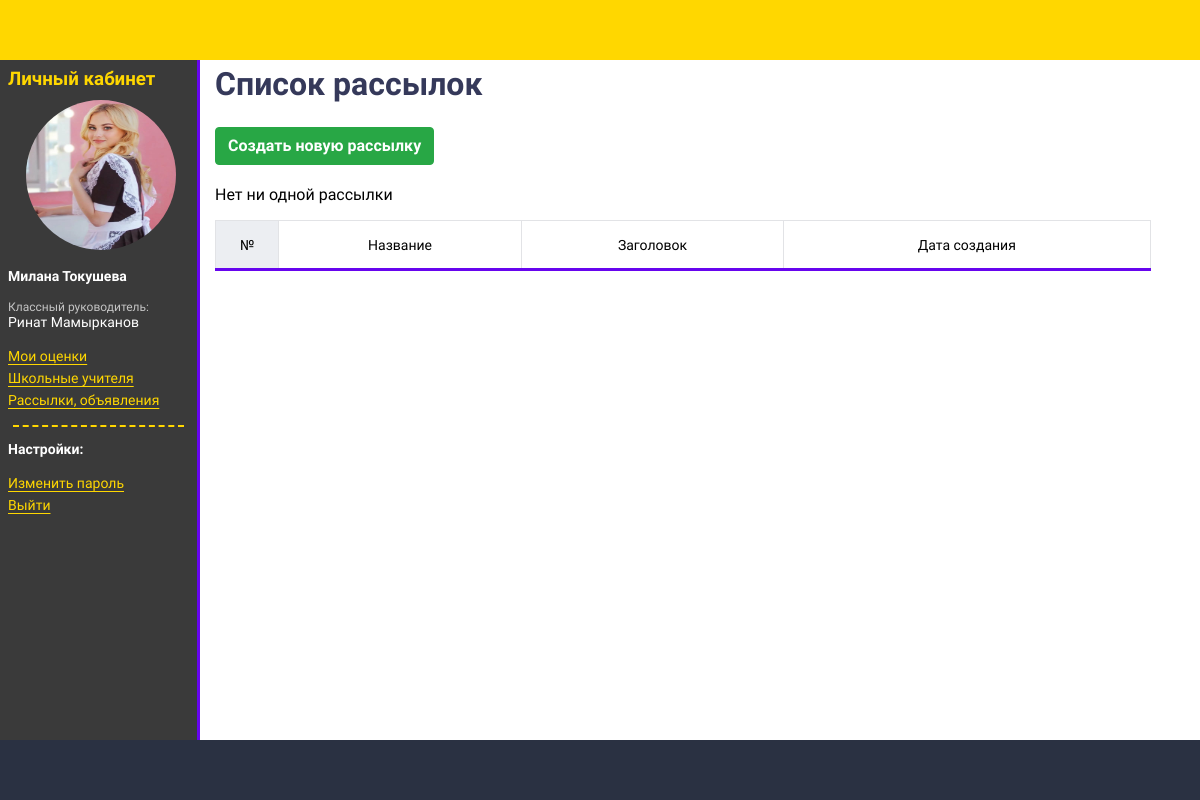
Screenshot of /mailing/ (signed in) with the database file from the repository.
### people/models.py (models this page shows, shortened)
class User(AbstractUser):
    face_id = models.IntegerField(primary_key=True)
    middle_name = models.CharField('Отчество', max_length=130)
    sex = models.CharField('Пол', choices=GENDER_CHOICES, max_length=1)
    birth_date = models.DateField('Дата рождения', blank=True, null=True)
    photo = models.ImageField(upload_to='people/', default='static/img/default-user.png', blank=True)
    description = models.TextField('Характеристика')
    user_status = models.CharField('Статус пользователя', choices=USER_STATUS_CHOICES, max_length=15)
    updated = models.DateField('Дата обновления', auto_now=True)
    USERNAME_FIELD = 'username'
    REQUIRED_FIELDS = ['email']
    objects = UserManager()
    class Meta:
        verbose_name = 'Пользователь'
        verbose_name_plural = 'Пользователи'

### mailing/views.py (the view)
# urls.py: path('', MailingListView.as_view(), name='mailing_list'),
class MailingListView(LoginRequiredMixin, ListView):
    template_name = 'mailing/mailing_list.html'
    context_object_name = 'mailings'
    def get_queryset(self):
        queryset = Mailing.objects.filter(from_user=self.request.user)
        return queryset

### journal/templatetags/sidebar.py (called while the page is built)
@register.inclusion_tag('people/tpl/student_sidebar_tpl.html', name='student_sidebar')
def student_sidebar(user):
    group_student = User.objects.select_related('student__group').get(pk=user.face_id)
    user_group_manager = User.objects.select_related('teacher')\
        .get(teacher__group_manager=group_student.student.group_id)
    return {'user': user, 'user_group_manager': user_group_manager}

### mailing/templates/mailing/mailing_list.html (shortened to what this page needs)
{% extends "base.html" %}
{% block content %}
    <h1>Список рассылок</h1>
    <p><a class="btn btn-success" href="{% url 'mailing_create' %}">Создать новую рассылку</a></p>
    <table class="table-journal">
        <thead>
        <tr>
            <th>№</th>
            <th>Название</th>
            <th>Заголовок</th>
            <th>Дата создания</th>
        </tr>
        </thead>
        <tbody>
        {% for mailing in mailings %}
            <tr>
                <td>
                    {{ forloop.counter }}
                </td>
                <td>
                    <p><a href="{{ mailing.get_absolute_url }}">{{ mailing.name }}</a></p>
                </td>
                <td>
                    <p>{{ mailing.subject }}</p>
                </td>
                <td><p>{{ mailing.created }}</p></td>
            </tr>
        {% empty %}
            <p>Нет ни одной рассылки</p>
        {% endfor %}
        </tbody>
    </table>
{% endblock %}

### people/templates/people/tpl/student_sidebar_tpl.html
{% block sidebar %}
    <h3>Личный кабинет</h3>
    <img class="user-avatar" src="{{ user.photo.url }}" alt="{{ user.get_full_name }}">
    <p><b>{{ user.get_full_name }}</b></p>
    <p><span class="small">Классный руководитель:</span> <br>{{ user_group_manager.get_full_name }}</p>
    <ul>
        <li><a href="{% url 'student_lk' %}">Мои оценки</a></li>
        <li><a href="{% url 'teacher_list' %}">Школьные учителя</a></li>
        <li><a href="{% url 'mailing_list' %}">Рассылки, объявления</a></li>
    </ul>
    <hr>
    <p><b>Настройки:</b></p>
    <ul>
        <li><a href="{% url 'password_change' %}">Изменить пароль</a></li>
        <li><a href="{% url 'logout' %}">Выйти</a></li>
    </ul>
{% endblock %}

### journal/static/css/style.css (style rules this page uses)
body { font-family: "Roboto", sans-serif; display: grid; grid-template-areas: "header header header" "sidebar content content" "footer footer footer"; grid-template-rows: 60px 1fr 60px; grid-template-columns: 200px 1fr 15%; height: 100vh; margin: 0; }
h1, h2, h3, h4 { color: #35395A; padding: 0; margin: 5px 0 20px; }
.sidebar p { color: white; font-size: 14px; }
.sidebar a { color: gold; font-size: 14px; }
.sidebar h3 { color: gold; margin: 0; }
.sidebar hr { color: gold; width: 95%; height: 0; border: none; border-top: 2px dashed gold; }
.sidebar img { margin-top: 10px; margin-left: 10%; }
.sidebar ul { padding: 0; }
.sidebar ul li { list-style-type: none; margin-top: 3px; text-underline-offset: 3px; }
.user-avatar { border-radius: 50%; height: 150px; width: 150px; }
.table-journal { border-collapse: collapse; width: 95%; }
.table-journal thead { border-bottom: 3px solid #6705ee; font-size: 14px; }
.table-journal th { border: 1px solid #e2e3e6; height: 45px; font-weight: normal; }
.table-journal tr { border: 1px solid gray; }
.table-journal th:first-child, .table-journal td:first-child { background-color: #eceef2; }
.small { font-size: 12px; color: #c4c4c4; }
.btn { display: inline-block; font-weight: 400; color: #212529; text-align: center; vertical-align: middle; -webkit-user-select: none; -moz-user-select: none; -ms-user-select: none; user-select: none; background-color: transparent; border: 1px solid transparent; padding: .375rem .75rem; font-size: 1rem; line-height: 1.5; border-radius: .25rem; transition: color .15s ease-in-out,background-color .15s ease-in-out,border-color .15s ease-in-out,box-shadow .15s ease-in-out; margin-top: .25rem; margin-bottom: .25rem; }
.btn-success { color: #fff; background-color: #28a745; border-color: #28a745; text-decoration: none; font-weight: bold; }

### rows the page displays
User: photo (picture), get_full_name "Милана Токушева"
User: get_full_name "Ринат Мамырканов"
